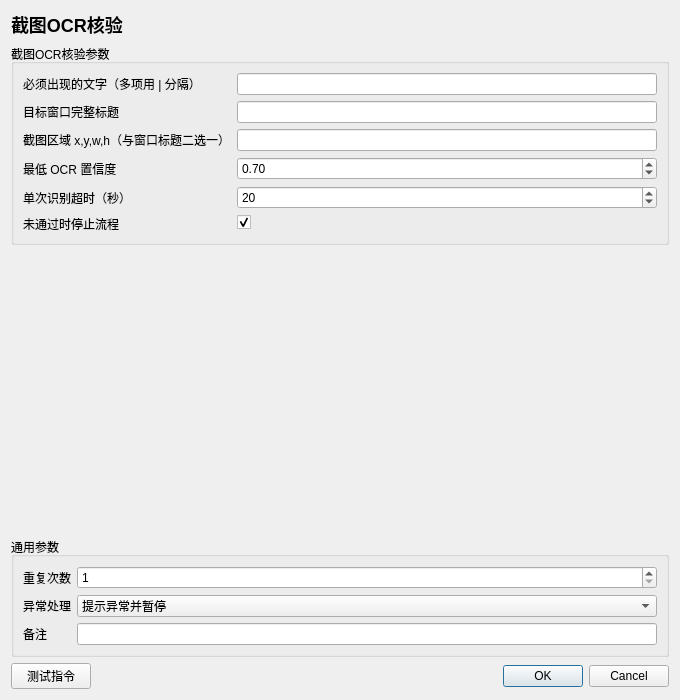
<?xml version='1.0' encoding='utf-8'?>
<ui version="4.0"><class>InstructionEditor</class><widget class="QDialog" name="InstructionEditor">
<property name="geometry"><rect><x>0</x><y>0</y><width>680</width><height>700</height></rect></property><property name="minimumSize"><size><width>560</width><height>480</height></size></property><property name="windowTitle"><string>截图OCR核验</string></property>
<layout class="QVBoxLayout" name="rootLayout">
<item><widget class="QLabel" name="titleLabel"><property name="text"><string>截图OCR核验</string></property><property name="styleSheet"><string>font-size: 18px; font-weight: 600;</string></property></widget></item>
<item><widget class="QGroupBox" name="parameterGroupBox"><property name="title"><string>截图OCR核验参数</string></property><layout class="QFormLayout" name="parameterFormLayout"><item row="0" column="0"><widget class="QLabel" name="parameterLabel_0"><property name="text"><string>必须出现的文字（多项用 | 分隔）</string></property></widget></item><item row="0" column="1"><widget class="QLineEdit" name="parameter_0"><property name="text"><string /></property></widget></item><item row="1" column="0"><widget class="QLabel" name="parameterLabel_1"><property name="text"><string>目标窗口完整标题</string></property></widget></item><item row="1" column="1"><widget class="QLineEdit" name="parameter_1"><property name="text"><string /></property></widget></item><item row="2" column="0"><widget class="QLabel" name="parameterLabel_2"><property name="text"><string>截图区域 x,y,w,h（与窗口标题二选一）</string></property></widget></item><item row="2" column="1"><widget class="QLineEdit" name="parameter_2"><property name="text"><string /></property></widget></item><item row="3" column="0"><widget class="QLabel" name="parameterLabel_3"><property name="text"><string>最低 OCR 置信度</string></property></widget></item><item row="3" column="1"><widget class="QDoubleSpinBox" name="parameter_3"><property name="minimum"><double>0</double></property><property name="maximum"><double>1</double></property><property name="value"><double>0.7</double></property></widget></item><item row="4" column="0"><widget class="QLabel" name="parameterLabel_4"><property name="text"><string>单次识别超时（秒）</string></property></widget></item><item row="4" column="1"><widget class="QSpinBox" name="parameter_4"><property name="minimum"><number>1</number></property><property name="maximum"><number>120</number></property><property name="value"><number>20</number></property></widget></item><item row="5" column="0"><widget class="QLabel" name="parameterLabel_5"><property name="text"><string>未通过时停止流程</string></property></widget></item><item row="5" column="1"><widget class="QCheckBox" name="parameter_5"><property name="checked"><bool>true</bool></property></widget></item></layout></widget></item>
<item><spacer name="verticalSpacer"><property name="orientation"><enum>Qt::Vertical</enum></property><property name="sizeHint" stdset="0"><size><width>20</width><height>20</height></size></property></spacer></item>
<item><widget class="QGroupBox" name="commonGroupBox"><property name="title"><string>通用参数</string></property><layout class="QFormLayout" name="commonFormLayout">
<item row="0" column="0"><widget class="QLabel" name="repeatLabel"><property name="text"><string>重复次数</string></property></widget></item><item row="0" column="1"><widget class="QSpinBox" name="repeatSpinBox"><property name="minimum"><number>1</number></property><property name="maximum"><number>999999</number></property><property name="value"><number>1</number></property></widget></item>
<item row="1" column="0"><widget class="QLabel" name="errorPolicyLabel"><property name="text"><string>异常处理</string></property></widget></item><item row="1" column="1"><widget class="QComboBox" name="errorPolicyComboBox"><item><property name="text"><string>自动跳过</string></property></item><item><property name="text"><string>提示异常并暂停</string></property></item><item><property name="text"><string>提示异常并停止</string></property></item><property name="currentIndex"><number>1</number></property></widget></item>
<item row="2" column="0"><widget class="QLabel" name="noteLabel"><property name="text"><string>备注</string></property></widget></item><item row="2" column="1"><widget class="QLineEdit" name="noteEdit" /></item>
</layout></widget></item>
<item><layout class="QHBoxLayout" name="footerLayout"><item><widget class="QPushButton" name="testButton"><property name="text"><string>测试指令</string></property></widget></item><item><spacer name="footerSpacer"><property name="orientation"><enum>Qt::Horizontal</enum></property><property name="sizeHint" stdset="0"><size><width>40</width><height>20</height></size></property></spacer></item><item><widget class="QDialogButtonBox" name="buttonBox"><property name="standardButtons"><set>QDialogButtonBox::Cancel|QDialogButtonBox::Ok</set></property></widget></item></layout></item>
</layout></widget><resources /><connections /></ui>
